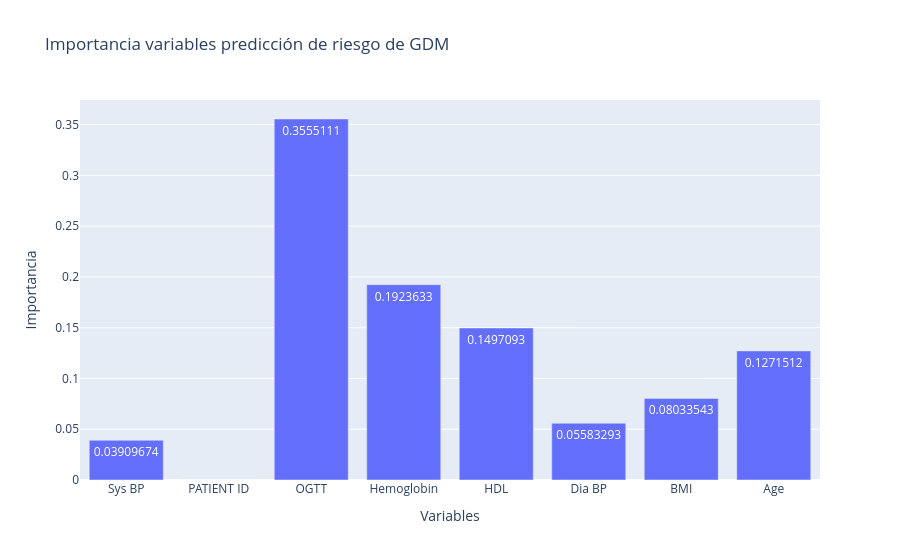

Notebook cell for this chart:
### Markdown cell above
## EXTRACCIÓN DE LA IMPORTANCIA DE LAS CARACTERÍSTICAS

### Code cell
import plotly.express as px
import plotly.graph_objects as go

if healthyWomen['Risk prediction'].dtype != 'O':
    healthyWomen['Risk prediction'] = healthyWomen['Risk prediction'].map({0:'No GDM Risk', 1:'GDM Risk'})

#importancia características RF
feature_importance = classifier.feature_importances_
features = list(healthyWomen.columns[:-1]) #todas las columnas salvo predicciones

sorted_indices = np.argsort(features)[::-1]
sorted_features = [features[i] for i in sorted_indices]
sorted_importance = feature_importance[sorted_indices]

fig_importance = px.bar(
    x= sorted_features, 
    y=sorted_importance, 
    labels={'x':'Variables', 'y':'Importancia'}, 
    title="Importancia variables predicción de riesgo de GDM", 
    text_auto=True
)

fig_importance.show()

### Figure 1 — Plotly figure (JSON) as saved in the notebook; plotly's stock layout.template omitted (floating-point values rounded to 4 significant figures)
{"data": [{"alignmentgroup": "True", "hovertemplate": "Variables=%{x}<br>Importancia=%{y}<extra></extra>", "legendgroup": "", "marker": {"color": "#636efa", "pattern": {"shape": ""}}, "name": "", "offsetgroup": "", "orientation": "v", "showlegend": false, "textposition": "auto", "texttemplate": "%{y}", "type": "bar", "x": ["Sys BP", "PATIENT ID", "OGTT", "Hemoglobin", "HDL", "Dia BP", "BMI", "Age"], "xaxis": "x", "y": [0.0391, 0, 0.3555, 0.1924, 0.1497, 0.05583, 0.08034, 0.1272], "yaxis": "y"}], "layout": {"autosize": true, "barmode": "relative", "legend": {"tracegroupgap": 0}, "title": {"text": "Importancia variables predicción de riesgo de GDM"}, "xaxis": {"anchor": "y", "autorange": true, "domain": [0, 1], "range": [-0.5, 7.5], "title": {"text": "Variables"}, "type": "category"}, "yaxis": {"anchor": "x", "autorange": true, "domain": [0, 1], "range": [0, 0.3742], "title": {"text": "Importancia"}, "type": "linear"}}}
